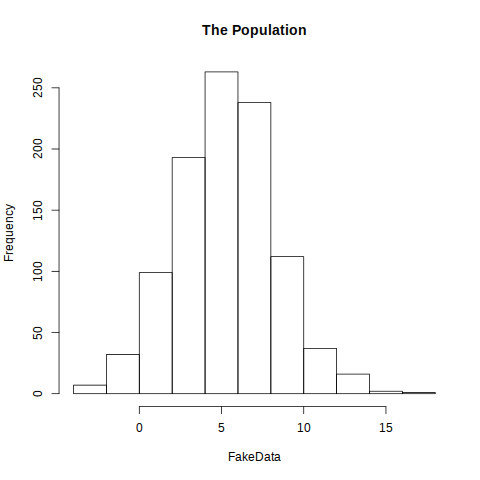

Write the R code that produced this figure.
source("prob3.R")

FakeData <- rnorm(1000, mean=5, sd=3)

png("prob3a.png")
hist(FakeData, main = "The Population")
dev.off()

ii  <- SampleResults(FakeData, 10, 1000,
    filename = "prob3a_ii.png", main = "Samples (n = 10)"
)
iii <- SampleResults(FakeData, 30, 1000,
    filename = "prob3a_iii.png", main = "Samples (n = 30)"
)
iv  <- SampleResults(FakeData, 50, 1000,
    filename = "prob3a_iv.png", main = "Samples (n = 50)"
)
v   <- SampleResults(FakeData, 100, 1000,
    filename = "prob3a_v.png", main = "Samples (n = 100)"
)

ii$mean
ii$sd

iii$mean
iii$sd

iv$mean
iv$sd

v$mean
v$sd
